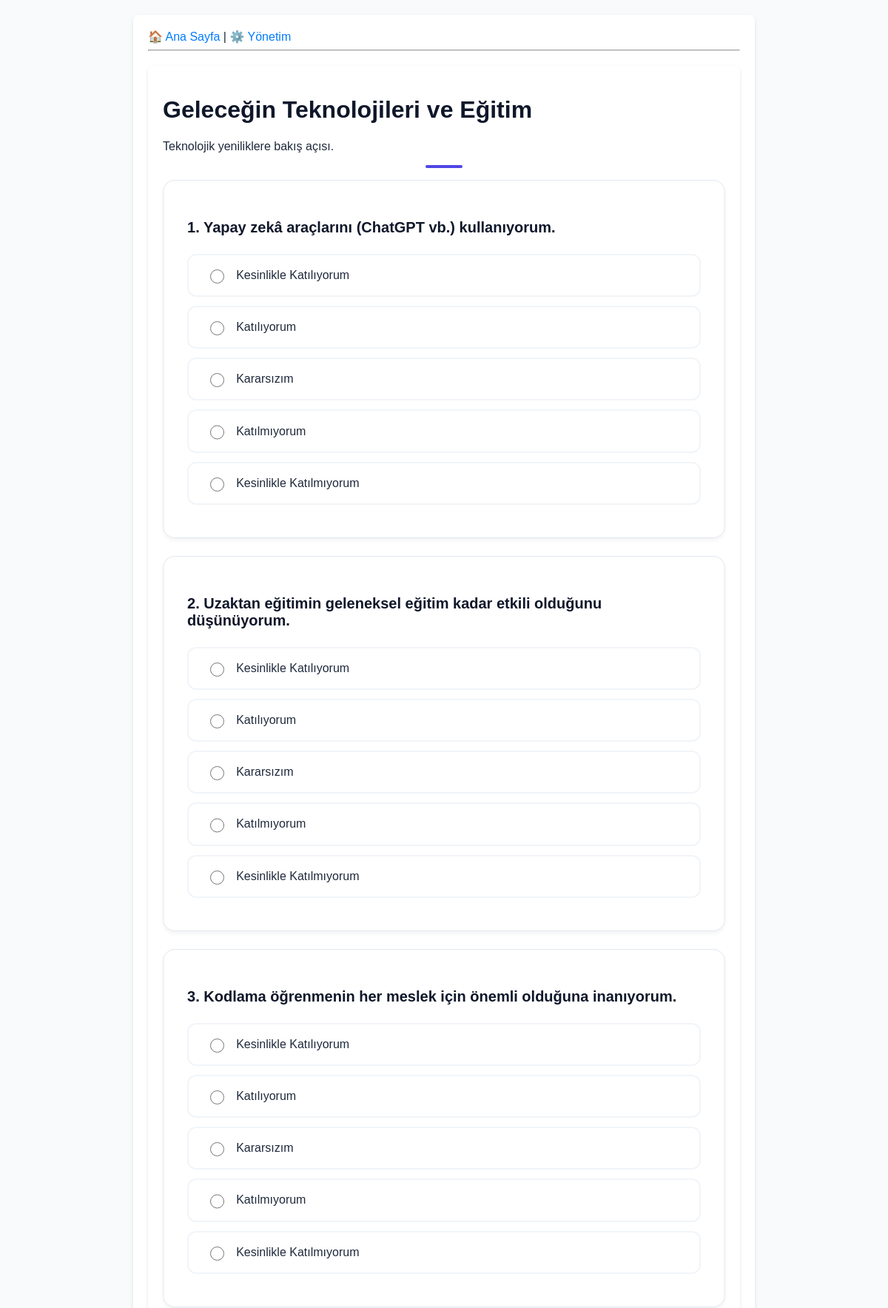
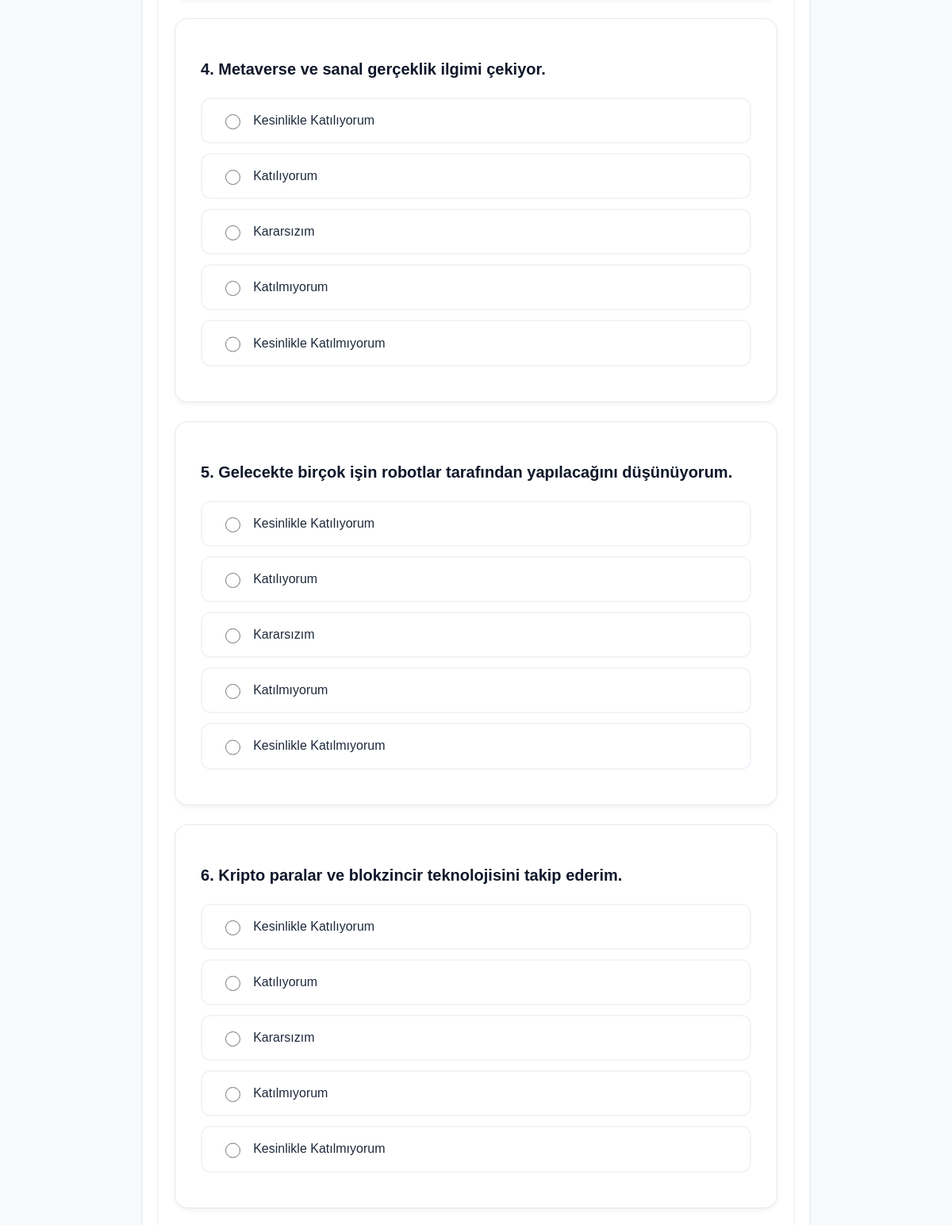
Screenshot of /anketler/5/ (upper part) with the database file from the repository (2 pictures, top to bottom).
### anketler/models.py (models this page shows, shortened)
class Anket(models.Model):
    baslik = models.CharField("Anket Başlığı", max_length=200)
    aciklama = models.TextField("Açıklama", blank=True, null=True)
    yayin_tarihi = models.DateTimeField("Yayınlanma Tarihi", default=timezone.now)

class Soru(models.Model):
    anket = models.ForeignKey(Anket, on_delete=models.CASCADE, related_name="sorular")
    soru_metni = models.CharField(max_length=200)

class Secenek(models.Model):
    soru = models.ForeignKey(Soru, on_delete=models.CASCADE, related_name="secenekler")
    secenek_metni = models.CharField(max_length=200)
    oy_sayisi = models.IntegerField(default=0)

### anketler/views.py (the view)
# urls.py: path("<int:pk>/", views.DetayGorunumu.as_view(), name="detay"),
class DetayGorunumu(generic.DetailView):
    model = Anket
    template_name = "anketler/detay.html"
    def get_queryset(self):
        return Anket.objects.filter(yayin_tarihi__lte=timezone.now())

### anketler/templates/anketler/detay.html (shortened to what this page needs)
{% extends "anketler/base.html" %}
{% block content %}
<div class="container mt-5 mb-5" style="max-width: 800px;">
    <div class="text-center mb-5">
        <h1 style="font-weight: 800; color: #0f172a;">{{ anket.baslik }}</h1>
        <p class="text-muted">{{ anket.aciklama }}</p>
        <div style="height: 4px; width: 50px; background: #4f46e5; margin: 1rem auto; border-radius: 2px;"></div>
    </div>
    <form action="{% url 'anketler:oy_ver' anket.id %}" method="post">
        {% for soru in anket.sorular.all %}
            <div class="survey-card">
                <h3 class="question-title">{{ forloop.counter }}. {{ soru.soru_metni }}</h3>
                {% for secenek in soru.secenekler.all %}
                    <label class="option-card" for="secenek{{ secenek.id }}">
                        <input type="radio" name="soru_{{ soru.id }}" id="secenek{{ secenek.id }}" value="{{ secenek.id }}" required>
                        <span>{{ secenek.secenek_metni }}</span>
                    </label>
                {% endfor %}
            </div>
        {% endfor %}
    </form>
</div>
{% endblock %}

### Part8/anketler/templates/anketler/base.html (style rules this page uses)
body { font-family: sans-serif; background-color: #f4f4f4; margin: 0; padding: 0; }
.container { max-width: 800px; margin: 20px auto; background: white; padding: 20px; border-radius: 8px; box-shadow: 0 2px 5px rgba(0,0,0,0.1); }
h1 { color: #333; }

### anketler/templates/anketler/detay.html (style rules this page uses)
body { background-color: #f8fafc; color: #1e293b; }
.survey-card { background: white; padding: 2rem; border-radius: 16px; border: 1px solid #e2e8f0; margin-bottom: 1.5rem; box-shadow: 0 4px 6px -1px rgba(0,0,0,0.05); }
.option-card { display: flex; align-items: center; padding: 1rem 1.5rem; margin-bottom: 0.75rem; border: 2px solid #f1f5f9; border-radius: 12px; cursor: pointer; transition: all 0.2s; }
.option-card input[type="radio"] { margin-right: 1rem; width: 1.2rem; height: 1.2rem; cursor: pointer; }
.question-title { font-size: 1.25rem; font-weight: 600; color: #0f172a; margin-bottom: 1.5rem; }

### rows the page displays
Anket: baslik "Geleceğin Teknolojileri ve Eğitim", aciklama "Teknolojik yeniliklere bakış açısı."
Soru: soru_metni "Yapay zekâ araçlarını (ChatGPT vb.) kullanıyorum."
Secenek: secenek_metni "Kesinlikle Katılıyorum"
Secenek: secenek_metni "Katılıyorum"
Secenek: secenek_metni "Kararsızım"
Secenek: secenek_metni "Katılmıyorum"
Secenek: secenek_metni "Kesinlikle Katılmıyorum"
Soru: soru_metni "Uzaktan eğitimin geleneksel eğitim kadar etkili olduğunu düşünüyorum."
Secenek: secenek_metni "Kesinlikle Katılıyorum"
Secenek: secenek_metni "Katılıyorum"
Secenek: secenek_metni "Kararsızım"
Secenek: secenek_metni "Katılmıyorum"
Secenek: secenek_metni "Kesinlikle Katılmıyorum"
Soru: soru_metni "Kodlama öğrenmenin her meslek için önemli olduğuna inanıyorum."
Secenek: secenek_metni "Kesinlikle Katılıyorum"
Secenek: secenek_metni "Katılıyorum"
Secenek: secenek_metni "Kararsızım"
Secenek: secenek_metni "Katılmıyorum"
Secenek: secenek_metni "Kesinlikle Katılmıyorum"
Soru: soru_metni "Metaverse ve sanal gerçeklik ilgimi çekiyor."
Secenek: secenek_metni "Kesinlikle Katılıyorum"
Secenek: secenek_metni "Katılıyorum"
Secenek: secenek_metni "Kararsızım"
Secenek: secenek_metni "Katılmıyorum"
Secenek: secenek_metni "Kesinlikle Katılmıyorum"
Soru: soru_metni "Gelecekte birçok işin robotlar tarafından yapılacağını düşünüyorum."
Secenek: secenek_metni "Kesinlikle Katılıyorum"
Secenek: secenek_metni "Katılıyorum"
Secenek: secenek_metni "Kararsızım"
Secenek: secenek_metni "Katılmıyorum"
Secenek: secenek_metni "Kesinlikle Katılmıyorum"
Soru: soru_metni "Kripto paralar ve blokzincir teknolojisini takip ederim."
Secenek: secenek_metni "Kesinlikle Katılıyorum"
Secenek: secenek_metni "Katılıyorum"
Secenek: secenek_metni "Kararsızım"
Secenek: secenek_metni "Katılmıyorum"
Secenek: secenek_metni "Kesinlikle Katılmıyorum"
